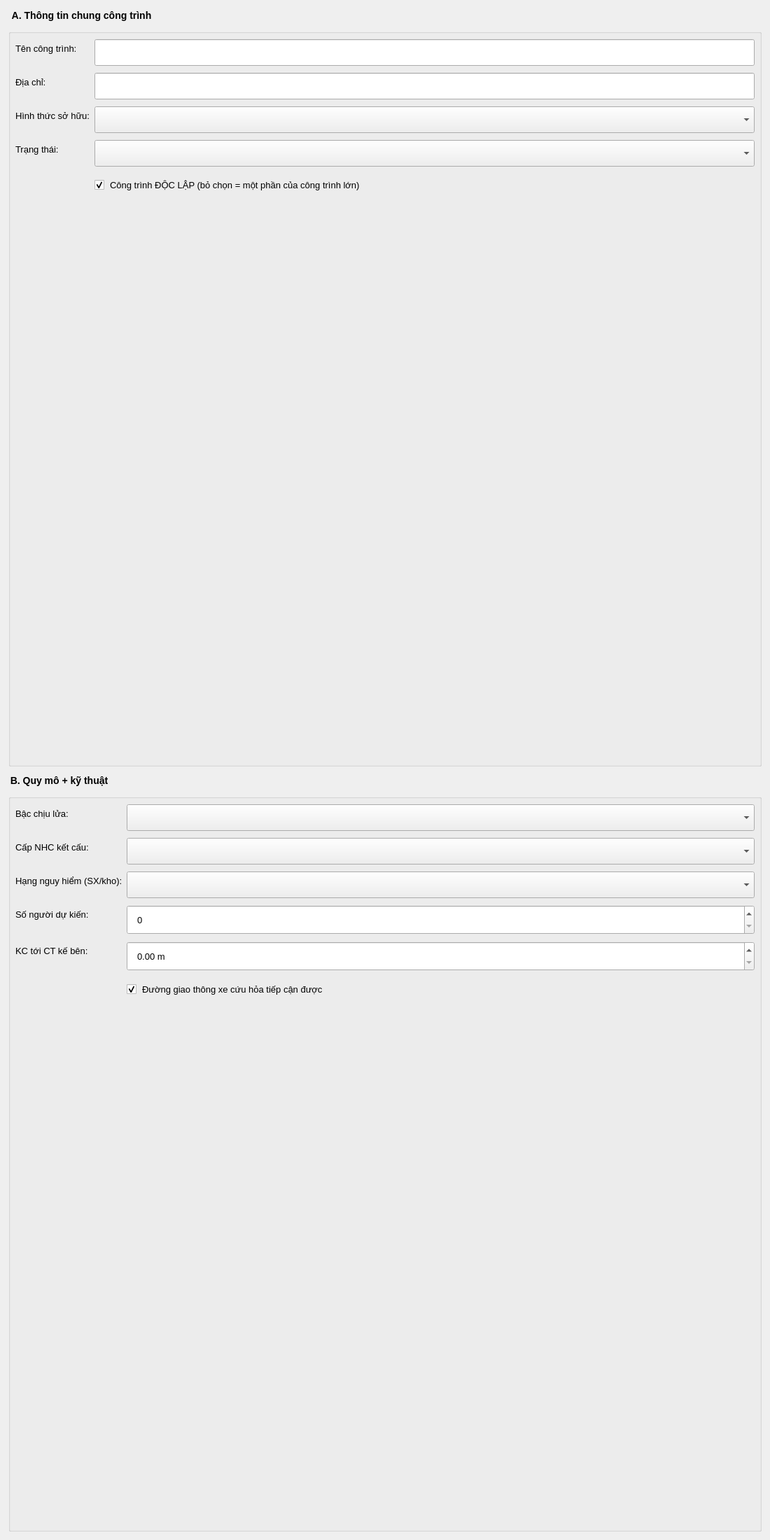
<?xml version="1.0" encoding="UTF-8"?>
<ui version="4.0">
 <class>KhaoSatForm</class>
 <widget class="QWidget" name="KhaoSatForm">
  <property name="geometry">
   <rect><x>0</x><y>0</y><width>1100</width><height>2200</height></rect>
  </property>
  <property name="windowTitle">
   <string>Khảo sát hiện trường</string>
  </property>
  <property name="styleSheet">
   <string notr="true">
QLineEdit, QComboBox, QDateEdit, QSpinBox, QDoubleSpinBox {
    min-height: 36px;
    padding-left: 10px;
    font-size: 13px;
}
QTextEdit {
    padding: 8px;
    font-size: 13px;
}
QCheckBox {
    min-height: 32px;
    spacing: 8px;
    font-size: 13px;
}
QGroupBox {
    font-weight: bold;
    font-size: 14px;
    margin-top: 14px;
    padding-top: 20px;
}
QPushButton {
    min-height: 36px;
    padding: 6px 14px;
    font-size: 13px;
}
QLabel { font-size: 13px; }
   </string>
  </property>
  <layout class="QVBoxLayout" name="rootLayout">
   <property name="leftMargin"><number>12</number></property>
   <property name="topMargin"><number>12</number></property>
   <property name="rightMargin"><number>12</number></property>
   <property name="bottomMargin"><number>12</number></property>
   <property name="spacing"><number>10</number></property>

   <!-- ============= GROUP A: Thông tin chung ============= -->
   <item>
    <widget class="QGroupBox" name="gb_A">
     <property name="title"><string>A. Thông tin chung công trình</string></property>
     <layout class="QFormLayout" name="form_A">
      <property name="verticalSpacing"><number>10</number></property>
      <item row="0" column="0"><widget class="QLabel" name="lbl_ten_ct"><property name="text"><string>Tên công trình:</string></property></widget></item>
      <item row="0" column="1"><widget class="QLineEdit" name="ks_ten_cong_trinh"/></item>
      <item row="1" column="0"><widget class="QLabel" name="lbl_dia_chi"><property name="text"><string>Địa chỉ:</string></property></widget></item>
      <item row="1" column="1"><widget class="QLineEdit" name="ks_dia_chi"/></item>
      <item row="2" column="0"><widget class="QLabel" name="lbl_so_huu"><property name="text"><string>Hình thức sở hữu:</string></property></widget></item>
      <item row="2" column="1"><widget class="QComboBox" name="ks_hinh_thuc_so_huu"/></item>
      <item row="3" column="0"><widget class="QLabel" name="lbl_trang_thai"><property name="text"><string>Trạng thái:</string></property></widget></item>
      <item row="3" column="1"><widget class="QComboBox" name="ks_trang_thai"/></item>
      <item row="4" column="1">
       <widget class="QCheckBox" name="ks_ct_doc_lap">
        <property name="text"><string>Công trình ĐỘC LẬP (bỏ chọn = một phần của công trình lớn)</string></property>
        <property name="checked"><bool>true</bool></property>
       </widget>
      </item>
     </layout>
    </widget>
   </item>

   <!-- ============= GROUP B: Quy mô + kỹ thuật ============= -->
   <item>
    <widget class="QGroupBox" name="gb_B">
     <property name="title"><string>B. Quy mô + kỹ thuật</string></property>
     <layout class="QFormLayout" name="form_B">
      <property name="verticalSpacing"><number>10</number></property>
      <item row="0" column="0"><widget class="QLabel" name="lbl_bac_chiu_lua"><property name="text"><string>Bậc chịu lửa:</string></property></widget></item>
      <item row="0" column="1"><widget class="QComboBox" name="ks_bac_chiu_lua"/></item>
      <item row="1" column="0"><widget class="QLabel" name="lbl_cap_nhc"><property name="text"><string>Cấp NHC kết cấu:</string></property></widget></item>
      <item row="1" column="1"><widget class="QComboBox" name="ks_cap_nhc"/></item>
      <item row="2" column="0"><widget class="QLabel" name="lbl_hang_nh"><property name="text"><string>Hạng nguy hiểm (SX/kho):</string></property></widget></item>
      <item row="2" column="1"><widget class="QComboBox" name="ks_hang_nguy_hiem"/></item>
      <item row="3" column="0"><widget class="QLabel" name="lbl_nguoi"><property name="text"><string>Số người dự kiến:</string></property></widget></item>
      <item row="3" column="1"><widget class="QSpinBox" name="ks_so_nguoi_du_kien"><property name="maximum"><number>999999</number></property></widget></item>
      <item row="4" column="0"><widget class="QLabel" name="lbl_kc"><property name="text"><string>KC tới CT kế bên:</string></property></widget></item>
      <item row="4" column="1"><widget class="QDoubleSpinBox" name="ks_kc_ct_ke_ben"><property name="maximum"><double>9999.0</double></property><property name="suffix"><string> m</string></property></widget></item>
      <item row="5" column="1">
       <widget class="QCheckBox" name="ks_xe_cc_tiep_can">
        <property name="text"><string>Đường giao thông xe cứu hỏa tiếp cận được</string></property>
        <property name="checked"><bool>true</bool></property>
       </widget>
      </item>
     </layout>
    </widget>
   </item>
  </layout>
 </widget>
 <resources/>
 <connections/>
</ui>
